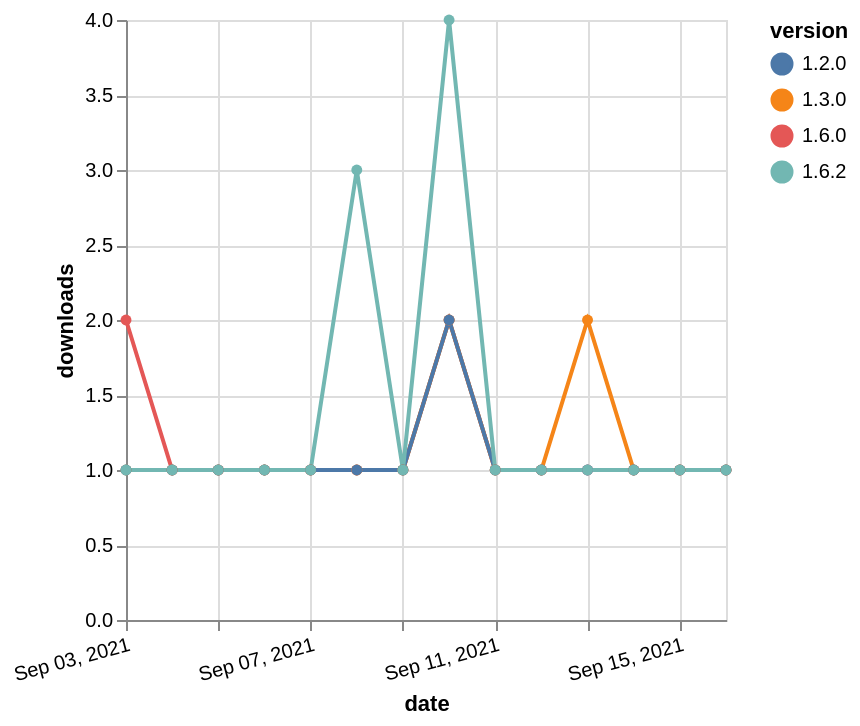

Here is the Vega-Lite specification saved for this chart:
### Vega-Lite specification from a JSON file in a GitHub repository (floating-point values rounded to 4 significant figures)
{"$schema": "https://vega.github.io/schema/vega-lite/v5.json", "description": "A simple bar chart with embedded data.", "data": {"values": [{"date": "2021-09-03", "total": 356, "delta": 2, "version": "1.6.0"}, {"date": "2021-09-04", "total": 357, "delta": 1, "version": "1.6.0"}, {"date": "2021-09-05", "total": 358, "delta": 1, "version": "1.6.0"}, {"date": "2021-09-06", "total": 359, "delta": 1, "version": "1.6.0"}, {"date": "2021-09-07", "total": 360, "delta": 1, "version": "1.6.0"}, {"date": "2021-09-08", "total": 361, "delta": 1, "version": "1.6.0"}, {"date": "2021-09-09", "total": 362, "delta": 1, "version": "1.6.0"}, {"date": "2021-09-10", "total": 364, "delta": 2, "version": "1.6.0"}, {"date": "2021-09-11", "total": 365, "delta": 1, "version": "1.6.0"}, {"date": "2021-09-12", "total": 366, "delta": 1, "version": "1.6.0"}, {"date": "2021-09-13", "total": 367, "delta": 1, "version": "1.6.0"}, {"date": "2021-09-14", "total": 368, "delta": 1, "version": "1.6.0"}, {"date": "2021-09-15", "total": 369, "delta": 1, "version": "1.6.0"}, {"date": "2021-09-16", "total": 370, "delta": 1, "version": "1.6.0"}, {"date": "2021-09-03", "total": 366, "delta": 1, "version": "1.3.0"}, {"date": "2021-09-04", "total": 367, "delta": 1, "version": "1.3.0"}, {"date": "2021-09-05", "total": 368, "delta": 1, "version": "1.3.0"}, {"date": "2021-09-06", "total": 369, "delta": 1, "version": "1.3.0"}, {"date": "2021-09-07", "total": 370, "delta": 1, "version": "1.3.0"}, {"date": "2021-09-08", "total": 371, "delta": 1, "version": "1.3.0"}, {"date": "2021-09-09", "total": 372, "delta": 1, "version": "1.3.0"}, {"date": "2021-09-10", "total": 374, "delta": 2, "version": "1.3.0"}, {"date": "2021-09-11", "total": 375, "delta": 1, "version": "1.3.0"}, {"date": "2021-09-12", "total": 376, "delta": 1, "version": "1.3.0"}, {"date": "2021-09-13", "total": 378, "delta": 2, "version": "1.3.0"}, {"date": "2021-09-14", "total": 379, "delta": 1, "version": "1.3.0"}, {"date": "2021-09-15", "total": 380, "delta": 1, "version": "1.3.0"}, {"date": "2021-09-16", "total": 381, "delta": 1, "version": "1.3.0"}, {"date": "2021-09-03", "total": 257, "delta": 1, "version": "1.2.0"}, {"date": "2021-09-04", "total": 258, "delta": 1, "version": "1.2.0"}, {"date": "2021-09-05", "total": 259, "delta": 1, "version": "1.2.0"}, {"date": "2021-09-06", "total": 260, "delta": 1, "version": "1.2.0"}, {"date": "2021-09-07", "total": 261, "delta": 1, "version": "1.2.0"}, {"date": "2021-09-08", "total": 262, "delta": 1, "version": "1.2.0"}, {"date": "2021-09-09", "total": 263, "delta": 1, "version": "1.2.0"}, {"date": "2021-09-10", "total": 265, "delta": 2, "version": "1.2.0"}, {"date": "2021-09-11", "total": 266, "delta": 1, "version": "1.2.0"}, {"date": "2021-09-12", "total": 267, "delta": 1, "version": "1.2.0"}, {"date": "2021-09-13", "total": 268, "delta": 1, "version": "1.2.0"}, {"date": "2021-09-14", "total": 269, "delta": 1, "version": "1.2.0"}, {"date": "2021-09-15", "total": 270, "delta": 1, "version": "1.2.0"}, {"date": "2021-09-16", "total": 271, "delta": 1, "version": "1.2.0"}, {"date": "2021-09-03", "total": 267, "delta": 1, "version": "1.6.2"}, {"date": "2021-09-04", "total": 268, "delta": 1, "version": "1.6.2"}, {"date": "2021-09-05", "total": 269, "delta": 1, "version": "1.6.2"}, {"date": "2021-09-06", "total": 270, "delta": 1, "version": "1.6.2"}, {"date": "2021-09-07", "total": 271, "delta": 1, "version": "1.6.2"}, {"date": "2021-09-08", "total": 274, "delta": 3, "version": "1.6.2"}, {"date": "2021-09-09", "total": 275, "delta": 1, "version": "1.6.2"}, {"date": "2021-09-10", "total": 279, "delta": 4, "version": "1.6.2"}, {"date": "2021-09-11", "total": 280, "delta": 1, "version": "1.6.2"}, {"date": "2021-09-12", "total": 281, "delta": 1, "version": "1.6.2"}, {"date": "2021-09-13", "total": 282, "delta": 1, "version": "1.6.2"}, {"date": "2021-09-14", "total": 283, "delta": 1, "version": "1.6.2"}, {"date": "2021-09-15", "total": 284, "delta": 1, "version": "1.6.2"}, {"date": "2021-09-16", "total": 285, "delta": 1, "version": "1.6.2"}]}, "width": "container", "mark": {"type": "line", "point": {"filled": true}}, "encoding": {"x": {"field": "date", "type": "temporal", "timeUnit": "yearmonthdate", "title": "date", "axis": {"labelAngle": -15}}, "y": {"field": "delta", "type": "quantitative", "title": "downloads"}, "color": {"field": "version", "type": "nominal"}, "tooltip": {"field": "delta"}}}
